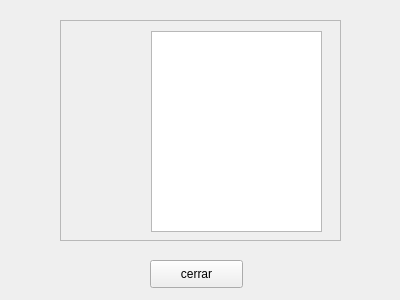
<?xml version="1.0" encoding="UTF-8"?>
<ui version="4.0">
 <class>Form</class>
 <widget class="QWidget" name="Form">
  <property name="geometry">
   <rect>
    <x>0</x>
    <y>0</y>
    <width>400</width>
    <height>300</height>
   </rect>
  </property>
  <property name="windowTitle">
   <string>Form</string>
  </property>
  <widget class="QScrollArea" name="scrollArea">
   <property name="geometry">
    <rect>
     <x>60</x>
     <y>20</y>
     <width>281</width>
     <height>221</height>
    </rect>
   </property>
   <property name="widgetResizable">
    <bool>true</bool>
   </property>
   <widget class="QWidget" name="scrollAreaWidgetContents">
    <property name="geometry">
     <rect>
      <x>0</x>
      <y>0</y>
      <width>279</width>
      <height>219</height>
     </rect>
    </property>
    <widget class="QTextEdit" name="txt_texto">
     <property name="geometry">
      <rect>
       <x>90</x>
       <y>10</y>
       <width>171</width>
       <height>201</height>
      </rect>
     </property>
    </widget>
   </widget>
  </widget>
  <widget class="QPushButton" name="pushButton">
   <property name="geometry">
    <rect>
     <x>150</x>
     <y>260</y>
     <width>93</width>
     <height>28</height>
    </rect>
   </property>
   <property name="text">
    <string>cerrar</string>
   </property>
  </widget>
 </widget>
 <resources/>
 <connections/>
</ui>
